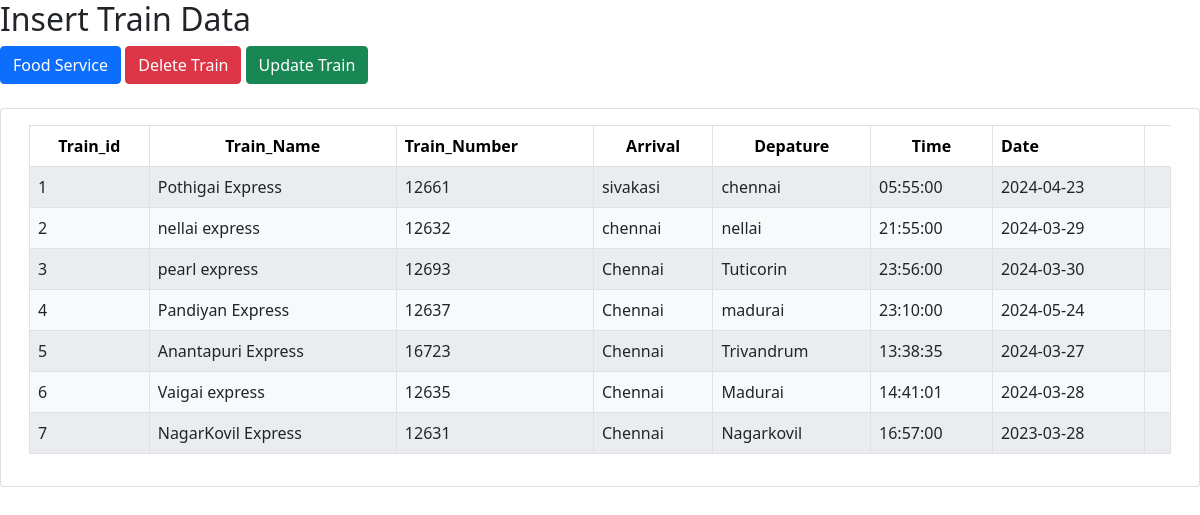
The app's page /admin/train.php with its own data.
### tables this page shows
CREATE TABLE `train` (
  `train_id` int(11) NOT NULL,
  `train_name` varchar(255) NOT NULL,
  `source` varchar(255) NOT NULL,
  `destination` varchar(255) NOT NULL,
  `time` time NOT NULL,
  `date` date DEFAULT NULL,
  `train_number` varchar(10000) NOT NULL
);

### admin/train.php (the view, shortened to what this page needs)
<!DOCTYPE html>
<html>
<head>
    <link href="https://cdn.jsdelivr.net/npm/bootstrap@5.0.2/dist/css/bootstrap.min.css" rel="stylesheet">
</head>
<body>
<h2>Insert Train Data</h2>
<button type="button" class="btn btn-primary" data-toggle="modal" data-target="#exampleModal">
  Food Service
</button>
<button type="button" class="btn btn-danger" data-toggle="modal" data-target="#deleteTrainModal">
  Delete Train
</button>
<button type="button" class="btn btn-success" data-toggle="modal" data-target="#updateTrainModal">
  Update Train
</button>
<?php
include 'db_connect.php';
$users = $conn->query("SELECT  train_id, train_name, source, destination, time,date ,train_number FROM train");
?>
<div class="container-fluid">
    <br>
    <div class="row">
        <div class="card col-lg-12">
            <div class="card-body">
                <table class="table table-striped table-bordered col-md-12">
                    <thead>
                        <tr>
                            <th class="text-center">Train_id</th>
                            <th class="text-center">Train_Name</th>
                            <th clas="text-center">Train_Number</th>
                            <th class="text-center">Arrival</th>
                            <th class="text-center">Depature</th>
                            <th class="text-center">Time</th>
                            <th clas="text-center">Date</th>
                        </tr>
                    </thead>
                    <tbody>
                        <?php $i = 1; while ($row = $users->fetch_assoc()): ?>
                            <tr>
                                <td><?php echo $row['train_id']; ?></td>
                                <td><?php echo $row['train_name']; ?></td>
                                <td><?php echo $row['train_number']?></td>
                                <td><?php echo $row['source']; ?></td>
                                <td><?php echo $row['destination']; ?></td>
                                <td><?php echo $row['time']; ?></td>
                                <td><?php echo $row['date'];?></td>
                                <td>
                                </td>
                            </tr>
                        <?php endwhile; ?>
                    </tbody>
                </table>
            </div>
        </div>
    </div>
</div>
</body>
</html>

### admin/train.php (style rules this page uses)
.table-striped thead th { background-color: #ffffff; color: black; }
.table-striped tbody tr { background-color: #f8f9fa; }
.table-striped tbody td:nth-child(6) { text-align: left; }

### records on screen
train: train_id "1", train_name "Pothigai Express", train_number "12661", source "sivakasi", destination "chennai", time "05:55:00", date "2024-04-23"
train: train_id "2", train_name "nellai express", train_number "12632", source "chennai", destination "nellai", time "21:55:00", date "2024-03-29"
train: train_id "3", train_name "pearl express", train_number "12693", source "Chennai", destination "Tuticorin", time "23:56:00", date "2024-03-30"
train: train_id "4", train_name "Pandiyan Express", train_number "12637", source "Chennai", destination "madurai", time "23:10:00", date "2024-05-24"
train: train_id "5", train_name "Anantapuri Express", train_number "16723", source "Chennai", destination "Trivandrum", time "13:38:35", date "2024-03-27"
train: train_id "6", train_name "Vaigai express", train_number "12635", source "Chennai", destination "Madurai", time "14:41:01", date "2024-03-28"
train: train_id "7", train_name "NagarKovil Express", train_number "12631", source "Chennai", destination "Nagarkovil", time "16:57:00", date "2023-03-28"
